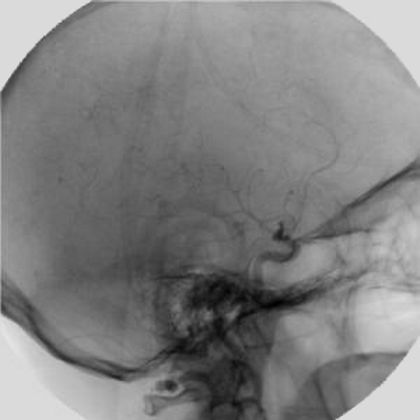
#> input picture EXERCISE2/sub_a.tif, 420 x 420 px
$ python EXE2_b150343cs_bastian_6b.py
#> lines starting #> are read from the running program, lines starting #| are printed output that depends on the picture
from PIL import Image
import numpy as np
im=Image.open("sub_a.tif")
#> im is the input picture: PIL image 420x420 L; min 0, max 229, mean 129.3
im=im.convert("L")
ima=np.array(im)
im=Image.open("sub_b.tif")
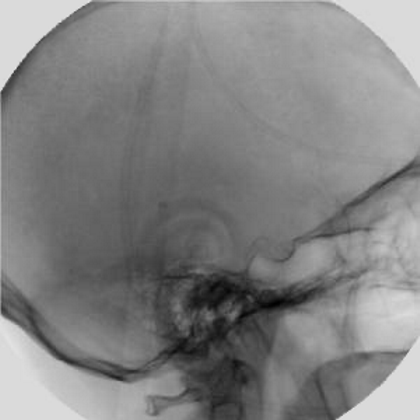
#> input picture EXERCISE2/sub_b.tif, 420 x 420 px
#> im is the input picture: PIL image 420x420 L; min 0, max 234, mean 130.7
im=im.convert("L")
imb=np.array(im)
imc = np.zeros(((ima.shape[0]),(ima.shape[1])))
for i in range(ima.shape[0]):
	for j in range(ima.shape[1]):
		s=int(ima[i][j])-int(imb[i][j])
		if s<0:
			imc[i][j]=0
		else:
			imc[i][j]=s
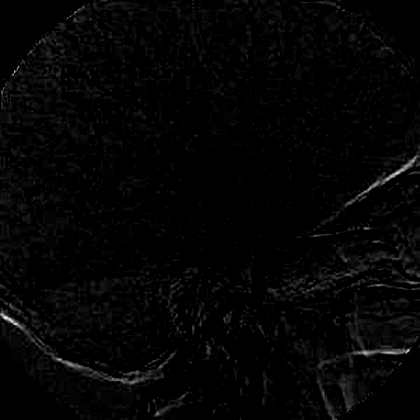
#> imc: shape (420, 420) float64; min 0, max 52, mean 1; drawn with min black and max white
newi=Image.fromarray(imc)
newi=newi.convert("L")
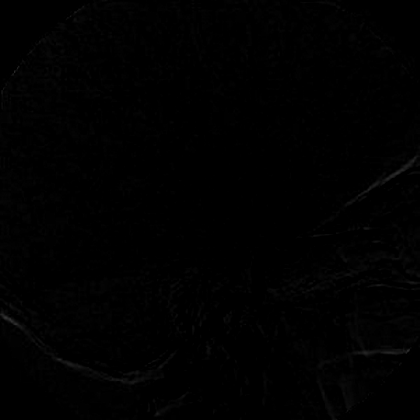
#> newi: PIL image 420x420 L; min 0, max 52, mean 1
newi.save("6b.jpg")
